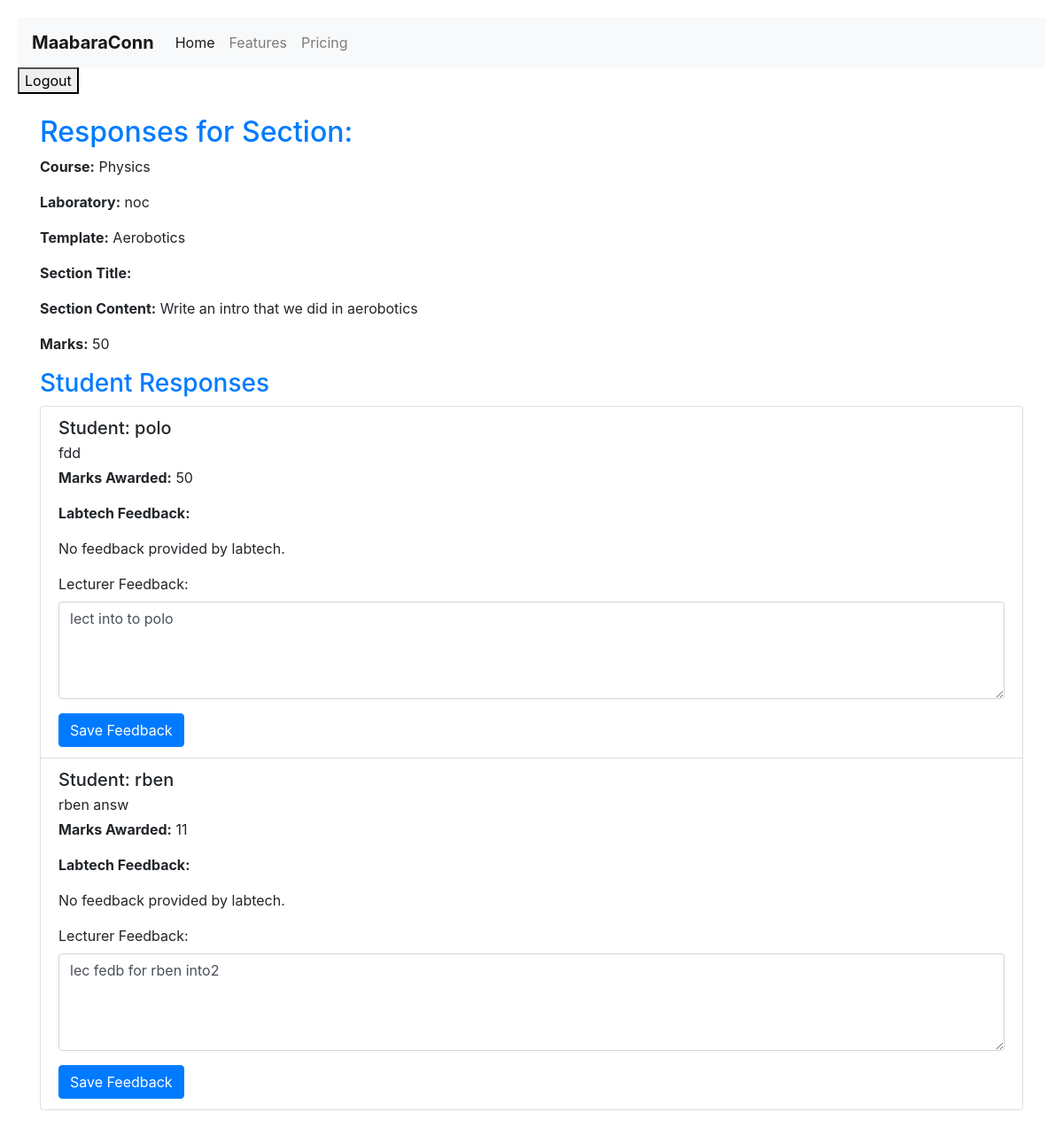
Before: /users/lab_report/8/section/62/responses/ (signed in) with the older database file.
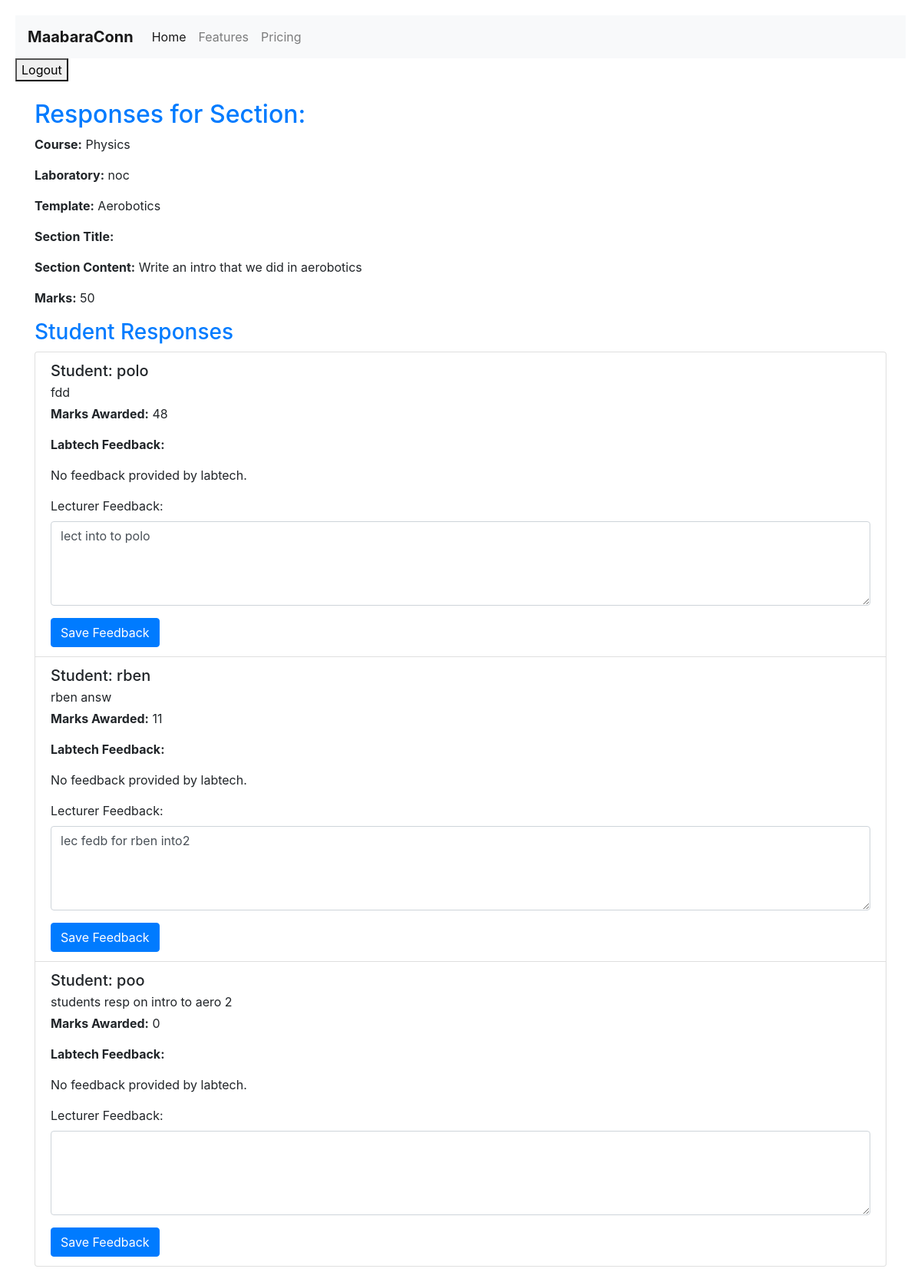
After: the same page with the newer database file.
### users/models.py (models this page shows, shortened)
class StudentResponse(models.Model):
    section = models.ForeignKey(
        TemplateSection, on_delete=models.CASCADE, related_name='responses')
    student = models.ForeignKey(
        settings.AUTH_USER_MODEL, on_delete=models.CASCADE, related_name='responses')
    response_text = models.TextField()
    lab_report = models.ForeignKey(
        LabReport, on_delete=models.CASCADE, related_name='responses')
    marks_awarded = models.PositiveIntegerField(default=0)
    tech_feedback = models.TextField(blank=True)
    lecturer_feedback = models.TextField(blank=True)
    student_feedback = models.TextField(blank=True)
    submitted_at = models.DateTimeField(auto_now_add=True)

class User(AbstractUser):
    class Role(models.TextChoices):
        STUDENT = 'ST', _('Student')
        LAB_TECH = 'LT', _('Lab Technician')
        LECTURER = 'LE', _('Lecturer')
    role = models.CharField(
        max_length=2,
        choices=Role.choices,
        default=Role.STUDENT,
    )
    groups = models.ManyToManyField(Group, verbose_name=_('groups'), blank=True, help_text=_(
        'The groups this user belongs to. A user will get all permissions granted to each of their groups.'),
        related_name="user_set_custom",
        related_query_name="user",
    )
    user_permissions = models.ManyToManyField(
        Permission,
        verbose_name=_('user permissions'),
        blank=True,
        help_text=_('Specific permissions for this user.'),
        related_name="user_set_custom",
        related_query_name="user",
    )

### users/views.py (the view, shortened to what this page needs)
def view_section_responses(request, report_id, section_id):
    if not request.user.is_authenticated or request.user.role != User.Role.LECTURER:
        return render(request, '403.html')
    lab_report = get_object_or_404(LabReport, id=report_id)
    section = get_object_or_404(TemplateSection, id=section_id)
    responses = lab_report.responses.filter(section=section)
    context = {
        'lab_report': lab_report,
        'section': section,
        'responses': responses,
    }
    return render(request, 'lecturer/view_responses.html', context)

### users/templates/lecturer/view_responses.html (shortened to what this page needs)
{% extends "base.html" %} {% block content %}
<div class="container mt-4">
  <h2>Responses for Section: {{ section.title }}</h2>
  <p><strong>Course:</strong> {{ lab_report.course.name }}</p>
  <p><strong>Laboratory:</strong> {{ lab_report.laboratory.name }}</p>
  <p><strong>Template:</strong> {{ lab_report.template.name }}</p>
  <p><strong>Section Title:</strong> {{ section.title }}</p>
  <p><strong>Section Content:</strong> {{ section.content }}</p>
  <p><strong>Marks:</strong> {{ section.marks }}</p>
  <h3>Student Responses</h3>
  <div class="list-group">
    {% for response in responses %}
    <div class="list-group-item">
      <h5 class="mb-1">Student: {{ response.student.username }}</h5>
      <p class="mb-1">{{ response.response_text }}</p>
      <p><strong>Marks Awarded:</strong> {{ response.marks_awarded }}</p>
      <p><strong>Labtech Feedback:</strong></p>
      <p>
        {% if response.feedback %} {{ response.feedback }} {% else %} No
        feedback provided by labtech. {% endif %}
      </p>
      <form
        method="post"
        action="{% url 'view_section_responses' report_id=lab_report.id section_id=section.id %}"
      >
        <div class="form-group">
          <label for="lecturer_feedback_{{ response.id }}"
            >Lecturer Feedback:</label
          >
          <textarea
            class="form-control"
            id="lecturer_feedback_{{ response.id }}"
            name="lecturer_feedback"
            rows="4"
          >
{{ response.lecturer_feedback }}</textarea
          >
        </div>
        <button type="submit" class="btn btn-primary">Save Feedback</button>
      </form>
    </div>
    {% endfor %}
  </div>
</div>
{% endblock %}

Changed rows visible on the page:
changed StudentResponse "fdd": marks_awarded "50" → "48"
added StudentResponse: student.username "poo", response_text "students resp on intro to aero 2", marks_awarded "0"
